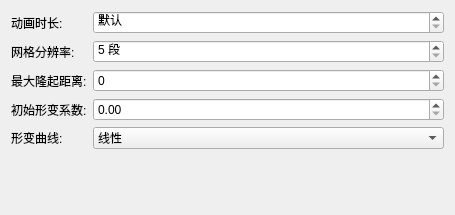
<?xml version="1.0" encoding="UTF-8"?>
<ui version="4.0">
 <class>YetAnotherMagicLampEffectKCM</class>
 <widget class="QWidget" name="YetAnotherMagicLampEffectKCM">
  <property name="geometry">
   <rect>
    <x>0</x>
    <y>0</y>
    <width>455</width>
    <height>215</height>
   </rect>
  </property>
  <layout class="QFormLayout" name="formLayout">
   <item row="0" column="0">
    <widget class="QLabel" name="label_Duration">
     <property name="text">
      <string>动画时长:</string>
     </property>
    </widget>
   </item>
   <item row="0" column="1">
    <widget class="QSpinBox" name="kcfg_Duration">
     <property name="sizePolicy">
      <sizepolicy hsizetype="Expanding" vsizetype="Fixed">
       <horstretch>0</horstretch>
       <verstretch>0</verstretch>
      </sizepolicy>
     </property>
     <property name="specialValueText">
      <string>默认</string>
     </property>
     <property name="suffix">
      <string> 毫秒</string>
     </property>
     <property name="maximum">
      <number>9999</number>
     </property>
     <property name="singleStep">
      <number>5</number>
     </property>
    </widget>
   </item>
   <item row="1" column="0">
    <widget class="QLabel" name="label_GridResolution">
     <property name="text">
      <string>网格分辨率:</string>
     </property>
    </widget>
   </item>
   <item row="1" column="1">
    <widget class="QSpinBox" name="kcfg_GridResolution">
     <property name="sizePolicy">
      <sizepolicy hsizetype="Expanding" vsizetype="Fixed">
       <horstretch>0</horstretch>
       <verstretch>0</verstretch>
      </sizepolicy>
     </property>
     <property name="minimum">
      <number>5</number>
     </property>
     <property name="maximum">
      <number>120</number>
     </property>
     <property name="singleStep">
      <number>5</number>
     </property>
     <property name="suffix">
      <string> 段</string>
     </property>
    </widget>
   </item>
   <item row="2" column="0">
    <widget class="QLabel" name="label_MaxBumpDistance">
     <property name="text">
      <string>最大隆起距离:</string>
     </property>
    </widget>
   </item>
   <item row="2" column="1">
    <widget class="QSpinBox" name="kcfg_MaxBumpDistance">
     <property name="sizePolicy">
      <sizepolicy hsizetype="Expanding" vsizetype="Fixed">
       <horstretch>0</horstretch>
       <verstretch>0</verstretch>
      </sizepolicy>
     </property>
    </widget>
   </item>
   <item row="3" column="0">
    <widget class="QLabel" name="label_InitialShapeFactor">
     <property name="text">
      <string>初始形变系数:</string>
     </property>
    </widget>
   </item>
   <item row="3" column="1">
    <widget class="QDoubleSpinBox" name="kcfg_InitialShapeFactor">
     <property name="sizePolicy">
      <sizepolicy hsizetype="Expanding" vsizetype="Fixed">
       <horstretch>0</horstretch>
       <verstretch>0</verstretch>
      </sizepolicy>
     </property>
     <property name="maximum">
      <double>1.000000000000000</double>
     </property>
     <property name="singleStep">
      <double>0.050000000000000</double>
     </property>
    </widget>
   </item>
   <item row="4" column="0">
    <widget class="QLabel" name="label_ShapeCurve">
     <property name="text">
      <string>形变曲线:</string>
     </property>
    </widget>
   </item>
   <item row="4" column="1">
    <widget class="QComboBox" name="kcfg_ShapeCurve">
     <property name="sizePolicy">
      <sizepolicy hsizetype="Expanding" vsizetype="Fixed">
       <horstretch>0</horstretch>
       <verstretch>0</verstretch>
      </sizepolicy>
     </property>
     <item>
      <property name="text">
       <string>线性</string>
      </property>
     </item>
     <item>
      <property name="text">
       <string>二次</string>
      </property>
     </item>
     <item>
      <property name="text">
       <string>三次</string>
      </property>
     </item>
     <item>
      <property name="text">
       <string>四次</string>
      </property>
     </item>
     <item>
      <property name="text">
       <string>五次</string>
      </property>
     </item>
     <item>
      <property name="text">
       <string>正弦</string>
      </property>
     </item>
     <item>
      <property name="text">
       <string>圆弧</string>
      </property>
     </item>
     <item>
      <property name="text">
       <string>弹跳</string>
      </property>
     </item>
     <item>
      <property name="text">
       <string>贝塞尔</string>
      </property>
     </item>
    </widget>
   </item>
  </layout>
 </widget>
 <resources/>
 <connections/>
</ui>
